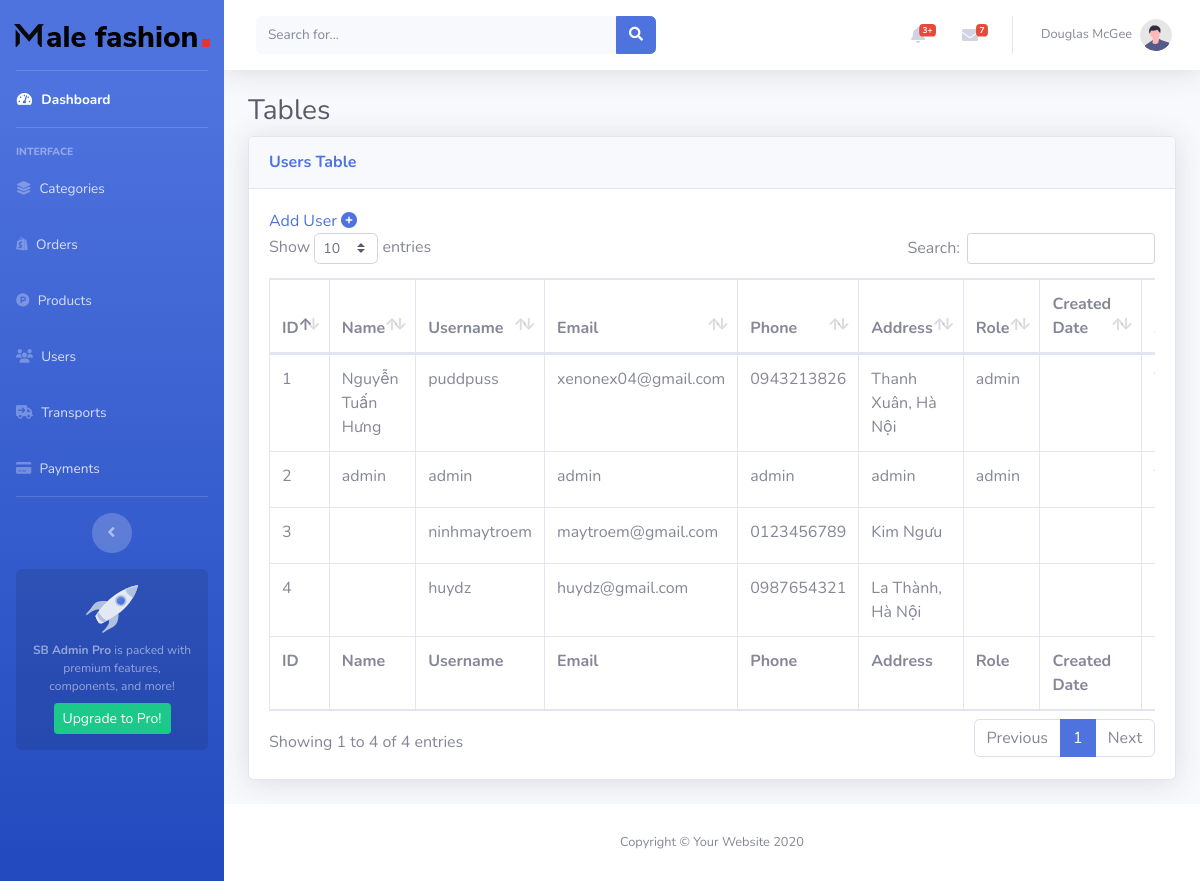
The app's page /admin-mau/Users.php with its own data.
### tables this page shows
CREATE TABLE `user` (
  `ID` int(11) NOT NULL,
  `NAME` varchar(250) DEFAULT NULL,
  `USERNAME` varchar(50) DEFAULT NULL,
  `PASSWORD` varchar(50) DEFAULT NULL,
  `ROLE` varchar(50) DEFAULT NULL,
  `ADDRESS` varchar(500) DEFAULT NULL,
  `EMAIL` varchar(150) DEFAULT NULL,
  `PHONE` varchar(50) DEFAULT NULL,
  `CREATED_DATE` timestamp NULL DEFAULT NULL,
  `ISACTIVE` tinyint(4) DEFAULT NULL
);

### admin-mau/Users.php (the view, shortened to what this page needs)
<?php
include('../db.php');
$sql = "SELECT ID, NAME, USERNAME, EMAIL, PHONE, ADDRESS, ROLE, CREATED_DATE, ISACTIVE FROM user";
$result = $conn->query($sql);
?>
<!DOCTYPE html>
<html lang="en">
<head>
    <link rel="stylesheet" href="https://cdnjs.cloudflare.com/ajax/libs/font-awesome/6.6.0/css/all.min.css"
 />
    <link href="vendor/fontawesome-free/css/all.min.css" rel="stylesheet" type="text/css">
    <link href="css/sb-admin-2.min.css" rel="stylesheet">
    <link href="vendor/datatables/dataTables.bootstrap4.min.css" rel="stylesheet">
</head>
<body id="page-top">
    <div id="wrapper">
        <ul class="navbar-nav bg-gradient-primary sidebar sidebar-dark accordion" id="accordionSidebar">
            <a class="sidebar-brand d-flex align-items-center justify-content-center" href="../index.php"><img
                    src="../img/logo.png" alt="">
            </a>
            <hr class="sidebar-divider my-0">
            <li class="nav-item active">
                <a class="nav-link" href="index.php">
                    <i class="fas fa-fw fa-tachometer-alt"></i>
                    <span>Dashboard</span></a>
            </li>
            <hr class="sidebar-divider">
            <div class="sidebar-heading">
                Interface
            </div>
            <li class="nav-item">
                <a class="nav-link collapsed" href="../admin-mau/Category.php">
                    <i class="fa-solid fa-layer-group"></i>
                    <span>Categories</span>
                </a>
            </li>
            <li class="nav-item">
                <a class="nav-link collapsed" href="../admin-mau/Orders.php">
                    <i class="fa-brands fa-shopify"></i>
                    <span>Orders</span>
                </a>
            </li>
            <li class="nav-item">
                <a class="nav-link collapsed" href="../admin-mau/Products.php">
                    <i class="fa-brands fa-product-hunt"></i>
                    <span>Products</span>
                </a>
            </li>
            <li class="nav-item">
                <a class="nav-link" href="../admin-mau/Users.php">
                    <i class="fa-solid fa-users"></i>
                    <span>Users</span></a>
            </li>
            <li class="nav-item">
                <a class="nav-link" href="../admin-mau/Transports.php">
                    <i class="fa-solid fa-truck-arrow-right"></i>
                    <span>Transports</span></a>
            </li>
            <li class="nav-item">
                <a class="nav-link" href="../admin-mau/Payments.php">
                    <i class="fa-solid fa-credit-card"></i>
                    <span>Payments</span></a>
            </li>
            <hr class="sidebar-divider d-none d-md-block">
            <div class="text-center d-none d-md-inline">
                <button class="rounded-circle border-0" id="sidebarToggle"></button>
            </div>
            <div class="sidebar-card d-none d-lg-flex">
                <img class="sidebar-card-illustration mb-2" src="img/undraw_rocket.svg" alt="...">
                <p class="text-center mb-2"><strong>SB Admin Pro</strong> is packed with premium features, components,
                    and more!</p>
                <a class="btn btn-success btn-sm" href="https://startbootstrap.com/theme/sb-admin-pro">Upgrade to
                    Pro!</a>
            </div>
        </ul>
        <div id="content-wrapper" class="d-flex flex-column">
            <div id="content">
                <nav class="navbar navbar-expand navbar-light bg-white topbar mb-4 static-top shadow">
                    <form
                        class="d-none d-sm-inline-block form-inline mr-auto ml-md-3 my-2 my-md-0 mw-100 navbar-search">
                        <div class="input-group">
                            <input type="text" class="form-control bg-light border-0 small" placeholder="Search for..."
                                aria-label="Search" aria-describedby="basic-addon2">
                            <div class="input-group-append">
                                <button class="btn btn-primary" type="button">
                                    <i class="fas fa-search fa-sm"></i>
                                </button>
                            </div>
                        </div>
                    </form>
                    <ul class="navbar-nav ml-auto">
                        <li class="nav-item dropdown no-arrow mx-1">
                            <a class="nav-link dropdown-toggle" href="#" id="alertsDropdown" role="button"
                                data-toggle="dropdown" aria-haspopup="true" aria-expanded="false">
                                <i class="fas fa-bell fa-fw"></i>
                                <span class="badge badge-danger badge-counter">3+</span>
                            </a>
                        </li>
                        <li class="nav-item dropdown no-arrow mx-1">
                            <a class="nav-link dropdown-toggle" href="#" id="messagesDropdown" role="button"
                                data-toggle="dropdown" aria-haspopup="true" aria-expanded="false">
                                <i class="fas fa-envelope fa-fw"></i>
                                <span class="badge badge-danger badge-counter">7</span>
                            </a>
                        </li>
                        <li class="nav-item dropdown no-arrow">
                            <a class="nav-link dropdown-toggle" href="#" id="userDropdown" role="button"
                                data-toggle="dropdown" aria-haspopup="true" aria-expanded="false">
                                <span class="mr-2 d-none d-lg-inline text-gray-600 small">Douglas McGee</span>
                                <img class="img-profile rounded-circle" src="img/undraw_profile.svg">
                            </a>
                        </li>
                    </ul>
                </nav>
                <div class="container-fluid">
                    <h1 class="h3 mb-2 text-gray-800">Tables</h1>
                    <div class="card shadow mb-4">
                        <div class="card-header py-3">
                            <h6 class="m-0 font-weight-bold text-primary">Users Table</h6>
                        </div>
                        <div class="card-body">
                            <div class="table-responsive">
                                <table class="table table-bordered" id="dataTable" width="100%" cellspacing="0">
                                    <div class="add-button">
                                        <a href="add-user.php">
                                            Add User
                                            <i class="fa-solid fa-circle-plus"></i>
                                        </a>
                                    </div>
                                    <thead>
                                        <tr>
                                            <th>ID</th>
                                            <th>Name</th>
                                            <th>Username</th>
                                            <th>Email</th>
                                            <th>Phone</th>
                                            <th>Address</th>
                                            <th>Role</th>
                                            <th>Created Date</th>
                                            <th>Is Active</th>
                                        </tr>
                                    </thead>
                                    <tfoot>
                                        <tr>
                                            <th>ID</th>
                                            <th>Name</th>
                                            <th>Username</th>
                                            <th>Email</th>
                                            <th>Phone</th>
                                            <th>Address</th>
                                            <th>Role</th>
                                            <th>Created Date</th>
                                            <th>Is Active</th>
                                        </tr>
                                    </tfoot>
                                    <tbody>
                                        <?php
                                        if ($result->num_rows > 0) {
                                            while ($row = $result->fetch_assoc()) {
                                                echo "<tr>";
                                                echo "<td>{$row['ID']}</td>";
                                                echo "<td>{$row['NAME']}</td>";
                                                echo "<td>{$row['USERNAME']}</td>";
                                                echo "<td>{$row['EMAIL']}</td>";
                                                echo "<td>{$row['PHONE']}</td>";
                                                echo "<td>{$row['ADDRESS']}</td>";
                                                echo "<td>{$row['ROLE']}</td>";
                                                echo "<td>{$row['CREATED_DATE']}</td>";
                                                echo "<td>" . ($row['ISACTIVE'] ? 'Yes' : 'No') . "</td>";
                                                echo "</tr>";
                                            }
                                        } else {
                                            echo "<tr><td colspan='11'>No users found</td></tr>";
                                        }
                                        ?>
                                    </tbody>
                                </table>
                            </div>
                        </div>
                    </div>
                </div>
            </div>
            <footer class="sticky-footer bg-white">
                <div class="container my-auto">
                    <div class="copyright text-center my-auto">
                        <span>Copyright &copy; Your Website 2020</span>
                    </div>
                </div>
            </footer>
        </div>
    </div>
</body>
</html>

### records on screen
user: ID "1", NAME "Nguyễn Tuấn Hưng", USERNAME "puddpuss", EMAIL "xenonex04@gmail.com", PHONE "0943213826", ADDRESS "Thanh Xuân, Hà Nội", ROLE "admin"
user: ID "2", NAME "admin", USERNAME "admin", EMAIL "admin", PHONE "admin", ADDRESS "admin", ROLE "admin"
user: ID "3", USERNAME "ninhmaytroem", EMAIL "maytroem@gmail.com", PHONE "0123456789", ADDRESS "Kim Ngưu"
user: ID "4", USERNAME "huydz", EMAIL "huydz@gmail.com", PHONE "0987654321", ADDRESS "La Thành, Hà Nội"
